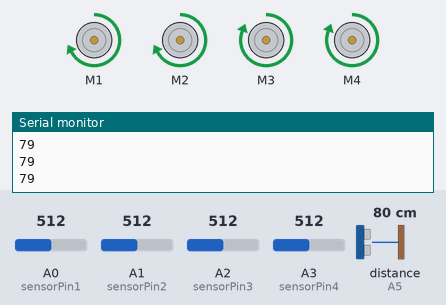
The sketch below on a simulated Arduino Uno, built with avr-gcc and run on an emulated ATmega328P. On the bench: 4 × DC motor (green arrow = forward, orange = backward, longer = faster), the last lines printed to the serial monitor. Wiring (inferred from the names in the program): ultrasonic range finder: trigger A4; echo A5. Inputs (shaded band) come from the test bench; at power-on: A0 (sensorPin1) = 512, distance to the obstacle (sensor on A5) 80 cm, A1 (sensorPin2) = 512, A2 (sensorPin3) = 512, A3 (sensorPin4) = 512. The echo pulse lasts 58.3 µs per cm.

Above: at 1.2 s.
1.3 s: A0 (sensorPin1) set to 308
2.8 s: A0 (sensorPin1) set to 292
At 4.0 s:
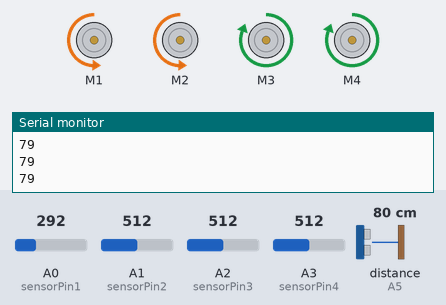
5.8 s: A0 (sensorPin1) set to 306
At 8.5 s:
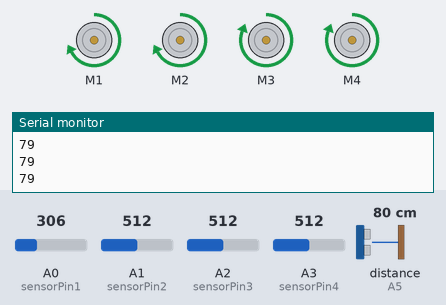
8.8 s: distance to the obstacle (sensor on A5) set to 99 cm
10.3 s: distance to the obstacle (sensor on A5) set to 107 cm
At 11.7 s:
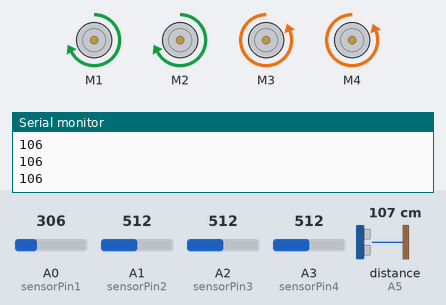
12.0 s: distance to the obstacle (sensor on A5) set to 2 cm
At 12.5 s:
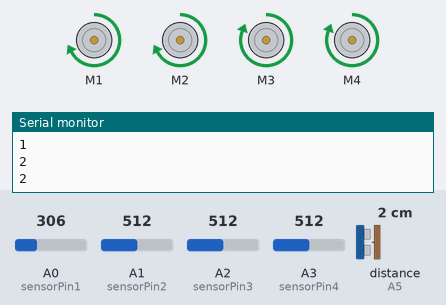
Timing chart, 0 to 14.7 s (numbered marks = the images above; inputs shaded):
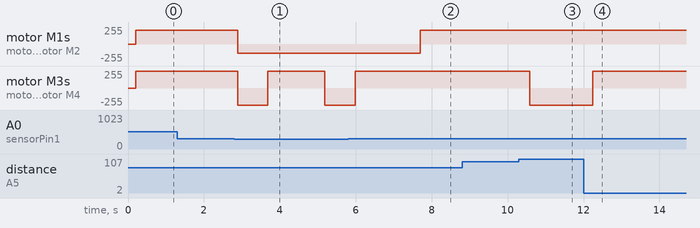

Measured:
- the behaviour switches between 301 and 300 on A0 (sensorPin1) (found by bisection; images 0 and 1)
- the behaviour switches between 101 and 102 cm on distance to the obstacle (sensor on A5) (found by bisection; images 2 and 3)
- after the input at 2.8 s, motor M1, motor M2: forward 205/255 → backward 135/255 after 0.09 s; motor M3, motor M4: forward 255/255 → backward 255/255 after 0.09 s, → forward 255/255 0.80 s later, → backward 255/255 1.5 s later
- after the input at 5.8 s, motor M1, motor M2: backward 135/255 → forward 205/255 after 1.9 s; motor M3, motor M4: goes on until 6.0 s, then stays forward 255/255
- after the input at 10.3 s, motor M3, motor M4: forward 255/255 → backward 255/255 after 0.29 s
- after the input at 12.0 s, motor M3, motor M4: backward 255/255 → forward 255/255 after 0.24 s

The sketch:

SumoRobot_V2.ino
```cpp
#include <AFMotor.h>

AF_DCMotor motorKiri1(1);
AF_DCMotor motorKiri2(2);
AF_DCMotor motorKanan1(3);
AF_DCMotor motorKanan2(4);

#define trigPin A4
#define echoPin A5

#define sensorPin1 A0
#define sensorPin2 A1
#define sensorPin3 A2
#define sensorPin4 A3

#define modePin 2

int sensorData1;
int sensorData2;
int sensorData3;
int sensorData4;
int putih = 300;
int keluarArena = 0;
int adaMusuh = 0;
long duration;
long distance;
int count = 0;
char state="S";

int sensorUltrasonik()
{

  digitalWrite(trigPin, LOW);  // Added this line
  delayMicroseconds(2); // Added this line
  digitalWrite(trigPin, HIGH);
  delayMicroseconds(10); // Added this line
  digitalWrite(trigPin, LOW);
  duration = pulseIn(echoPin, HIGH);
  distance = (duration/2) / 29.1;

  Serial.println(distance);

  if (distance <= 100)
  {
    adaMusuh = 1;
  }
  else
  {
    adaMusuh = 0;
  }
  delay(200);
  return adaMusuh;
}

int sensorGaris()
{
  sensorData1 = analogRead(sensorPin1);
  sensorData2 = analogRead(sensorPin2);
  sensorData3 = analogRead(sensorPin3);
  sensorData4 = analogRead(sensorPin4);

//  Serial.print(sensorData1);
//  Serial.print(" ");
//  Serial.print(sensorData2);
//  Serial.print(" ");
//  Serial.print(sensorData3);
//  Serial.print(" ");
//  Serial.println(sensorData4);
//  Serial.println(keluarArena);
  if(sensorData1 <= putih || sensorData2 <= putih)
  {
    keluarArena = 1;
  }
  else
  {
    keluarArena = 0;
  }
  return keluarArena;
}

void maju(int kecepatan)
{
  //Motor Kiri
  motorKiri1.setSpeed(kecepatan-50);
  motorKiri1.run(FORWARD);
  motorKiri2.setSpeed(kecepatan-50);
  motorKiri2.run(FORWARD);

  //Motor Kanan
  motorKanan1.setSpeed(kecepatan);
  motorKanan1.run(FORWARD);
  motorKanan2.setSpeed(kecepatan);
  motorKanan2.run(FORWARD);
}

void mundur(int kecepatan)
{
  //Motor Kiri
  motorKiri1.setSpeed(kecepatan-120);
  motorKiri1.run(BACKWARD);
  motorKiri2.setSpeed(kecepatan-120);
  motorKiri2.run(BACKWARD);

  //Motor Kanan
  motorKanan1.setSpeed(kecepatan);
  motorKanan1.run(BACKWARD);
  motorKanan2.setSpeed(kecepatan);
  motorKanan2.run(BACKWARD);
}

void muterKanan(int kecepatan)
{
  //Motor Kiri
  motorKiri1.setSpeed(kecepatan-50);
  motorKiri1.run(FORWARD);
  motorKiri2.setSpeed(kecepatan-50);
  motorKiri2.run(FORWARD);

  //Motor Kanan
  motorKanan1.setSpeed(kecepatan);
  motorKanan1.run(BACKWARD);
  motorKanan2.setSpeed(kecepatan);
  motorKanan2.run(BACKWARD);
}

void muterKiri(int kecepatan)
{
  //Motor Kiri
  motorKiri1.setSpeed(kecepatan-120);
  motorKiri1.run(BACKWARD);
  motorKiri2.setSpeed(kecepatan-120);
  motorKiri2.run(BACKWARD);

  //Motor Kanan
  motorKanan1.setSpeed(kecepatan);
  motorKanan1.run(FORWARD);
  motorKanan2.setSpeed(kecepatan);
  motorKanan2.run(FORWARD);
}

void berhenti()
{
  //Motor Kiri
  motorKiri1.run(RELEASE);
  motorKiri2.run(RELEASE);

  //Motor Kanan
  motorKanan1.run(RELEASE);
  motorKanan2.run(RELEASE);
}

void controlled()
{
  if(Serial.available())
  {
    state = Serial.read();
  }
  if (state == 'F')
  {
    maju(255);
    Serial.println("maju");
  }
  else if(state == 'B')
  {
    mundur(255);
    Serial.println("mundur");
  }
  else if(state == 'R')
  {
    muterKanan(255);
    Serial.println("kanan");
  }
  else if(state == 'L')
  {
    muterKiri(255);
    Serial.println("kiri");
  }
  else
  {
    berhenti();
  }
}

void otomatis()
{
  if(sensorGaris() == 1)
  {
    mundur(255);
    delay(800);
    muterKiri(255);
    delay(1500);
  }
  else
  {
    if(sensorUltrasonik() == 1)
    {
      maju(255);
    }
    else
    {
      muterKanan(255);
      count++;
      if(count >= 300)
      {
        for(int i = 0; i<=5; i++)
        {
          maju(255);
          count = 0;
        }
      }
    }
  }
}

void setup()
{
    // Start up serial connection
    Serial.begin(9600); // baud rate
    motorKiri1.run(RELEASE);
    motorKiri2.run(RELEASE);
    motorKanan1.run(RELEASE);
    motorKanan2.run(RELEASE);
    pinMode(trigPin, OUTPUT);
    pinMode(echoPin, INPUT);
    pinMode(sensorPin1, INPUT);
    pinMode(sensorPin2, INPUT);
    pinMode(sensorPin3, INPUT);
    pinMode(sensorPin4, INPUT);
}

void loop()
{
  if(modePin == true)
  {
    controlled();
  }
  else
  {
     otomatis();
  }
}
```
